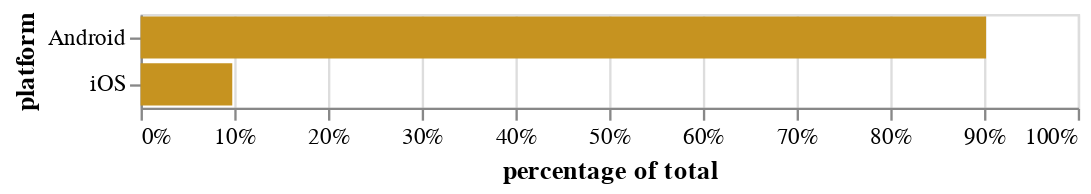

The notebook cell saved with this chart:
### Markdown cell above
## 3. Percentage of total spent by platform

<p>It looks like there is a lot of coins that has been traded on July.</p>
<p>Just for fun, let's take a look on how the amount varies depending on the platform the games is played. This can be useful to detect if you should create a campaign for a specific platform.</p>

### Code cell
# Importing altair for visualizations
import altair as alt

# Adding up the total amount spent for each platform
plot_df = df.groupby('platform')['amount_spent'].sum().reset_index()

# Plotting the percentage of total amount spent by platform
alt.Chart(plot_df).transform_joinaggregate(
    total_amount='sum(amount_spent)',
).transform_calculate(
    percent_of_total="datum.amount_spent / datum.total_amount"
).mark_bar(color="#C69320").encode(
    alt.X('percent_of_total:Q', axis=alt.Axis(format='.0%'), title='percentage of total'),
    y='platform:N'
)

### Figure 1 — Vega-Lite specification as saved in the notebook (floating-point values rounded to 4 significant figures)
{"config": {"view": {"continuousWidth": 400, "continuousHeight": 300}}, "data": {"name": "data-bff1367233eac7a77c63085793b3f01e"}, "mark": {"type": "bar", "color": "#C69320"}, "encoding": {"x": {"axis": {"format": ".0%"}, "field": "percent_of_total", "title": "percentage of total", "type": "quantitative"}, "y": {"field": "platform", "type": "nominal"}}, "transform": [{"joinaggregate": [{"op": "sum", "field": "amount_spent", "as": "total_amount"}]}, {"calculate": "datum.amount_spent / datum.total_amount", "as": "percent_of_total"}], "$schema": "https://vega.github.io/schema/vega-lite/v4.17.0.json", "datasets": {"data-bff1367233eac7a77c63085793b3f01e": [{"platform": "Android", "amount_spent": 804000000.0}, {"platform": "iOS", "amount_spent": 87200000.0}]}}
